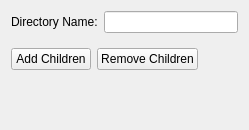
            <widget class="QWidget" name="directory_page">
             <layout class="QGridLayout" name="gridLayout">
              <item row="2" column="0" colspan="2">
               <spacer name="verticalSpacer_2">
                <property name="orientation">
                 <enum>Qt::Orientation::Vertical</enum>
                </property>
                <property name="sizeHint" stdset="0">
                 <size>
                  <width>20</width>
                  <height>40</height>
                 </size>
                </property>
               </spacer>
              </item>
              <item row="0" column="1">
               <widget class="QLineEdit" name="directory_name_edit"/>
              </item>
              <item row="0" column="0">
               <widget class="QLabel" name="directory_name_label">
                <property name="text">
                 <string>Directory Name:</string>
                </property>
               </widget>
              </item>
              <item row="1" column="0" colspan="2">
               <widget class="QFrame" name="directory_controls_frame">
                <property name="frameShape">
                 <enum>QFrame::Shape::NoFrame</enum>
                </property>
                <property name="frameShadow">
                 <enum>QFrame::Shadow::Raised</enum>
                </property>
                <layout class="QHBoxLayout" name="horizontalLayout_15">
                 <property name="leftMargin">
                  <number>0</number>
                 </property>
                 <property name="rightMargin">
                  <number>0</number>
                 </property>
                 <item>
                  <widget class="QPushButton" name="directory_add_children_btn">
                   <property name="text">
                    <string>Add Children</string>
                   </property>
                  </widget>
                 </item>
                 <item>
                  <widget class="QPushButton" name="directory_remove_children_btn">
                   <property name="text">
                    <string>Remove Children</string>
                   </property>
                  </widget>
                 </item>
                 <item>
                  <spacer name="horizontalSpacer_11">
                   <property name="orientation">
                    <enum>Qt::Orientation::Horizontal</enum>
                   </property>
                   <property name="sizeHint" stdset="0">
                    <size>
                     <width>40</width>
                     <height>20</height>
                    </size>
                   </property>
                  </spacer>
                 </item>
                </layout>
               </widget>
              </item>
             </layout>
            </widget>
